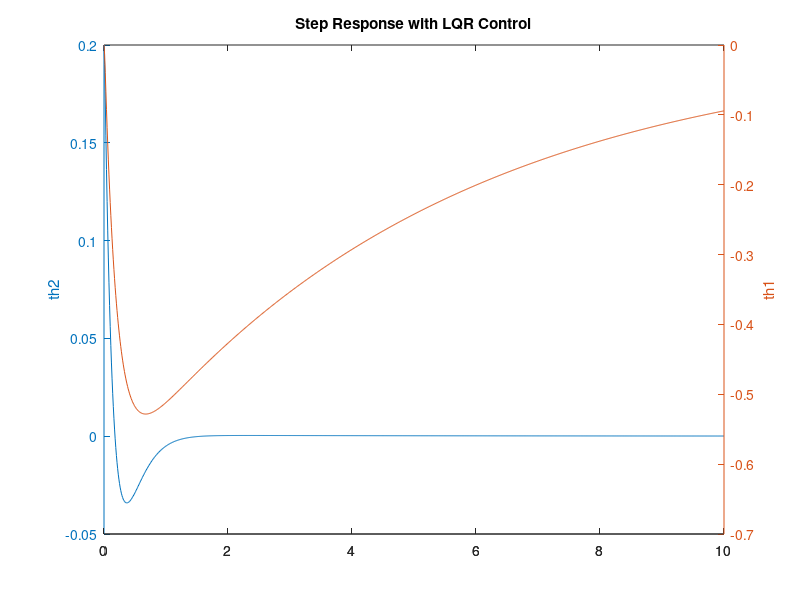

This chart was generated by the following MATLAB code:
% Linearized control algorithm for the furuta pendulum
clear all; close all; clc
% params
g = 9.81;
L1 = 0.264; l1 = 0.0758686604953; m1 = 0.75834; J1zz = 0.0596976109186;
L2 = 0.533; l2 = 0.242297308404; m2 = 0.24335; J2xx = 1.845e-05; 
J2yy = 0.00699995483974; J2zz = 0.00699995483974;

b1 = 0.005; b2 = 0.002; % friction

% Dc-motor equations
mtr = struct();
% DCX26L 150
% mtr.K = 0.0214; mtr.R = 0.74+0.33; mtr.L = 0.129e-3; 
% mtr.n = 328509/2197; mtr.eta = 0.75;

% DCX22L 232
mtr.K = 0.0229; mtr.R = 1.83 + 0.33; mtr.L = 0.192e-3; 
mtr.n = 300564.0/1300.0; mtr.eta = 0.74;

% Stuff
w_vel = 50; % Pole of speed controller
% Simplified inertias
J1 = J1zz + m1*l1*l1;
J2 = mean([J2yy,J2zz]) + m2*l2*l2;
J0 = J1 + m2*L1*L1;

input = 'voltage'; % 'torque', 'voltage', 'speed'

% State space model linearized around unstable position with torque input
p = (J0*J2 - m2*m2*L1*L1*l2*l2);
A_31 = 0;
A_32 = g*m2*m2*l2*l2*L1/p;
A_33 = -b1*J2/p;
A_34 = -b2*m2*l2*L1/p;
A_41 = 0;
A_42 = g*m2*l2*J0/p;
A_43 = -b1*m2*l2*L1/p;
A_44 = -b2*J0/p;
B_31 = J2/p;
B_41 = m2*L1*l2/p;
B_32 = m2*L1*l2/p;
B_42 = J0/p;

% Staties [th1,th2,th1_dot,th2_dot]
if strcmpi(input,'torque')
    A = [0 0 1 0; 0 0 0 1; A_31 A_32 A_33 A_34; A_41 A_42 A_43 A_44];
    B = [0;0;B_31;B_41];
    inputs = {'tau1'};
elseif strcmpi(input,'voltage')
    A_33 = A_33 - B_31*mtr.K*mtr.K*mtr.n*mtr.n*mtr.eta/mtr.R;
    A_43 = A_43 - B_41*mtr.K*mtr.K*mtr.n*mtr.n*mtr.eta/mtr.R;
    A = [0 0 1 0; 0 0 0 1; A_31 A_32 A_33 A_34; A_41 A_42 A_43 A_44];
    B = [0;0; mtr.K*mtr.n*mtr.eta*B_31/mtr.R; mtr.K*mtr.n*mtr.eta*B_41/mtr.R];
    inputs = {'u'};
elseif strcmpi(input,'speed')
    A_41 = A_41 - A_31*B_41/B_31;
    A_42 = A_42 - A_32*B_41/B_31;
    A_43 = A_43 - A_33*B_41/B_31 - w_vel*B_41/B_31;
    A_44 = A_44 - A_34*B_41/B_31;
    B_41 = w_vel*B_41/B_31;
    A_31 = 0; A_32 = 0; A_33 = -w_vel;  A_34 = 0; B_31 = w_vel;
    A = [0 0 1 0; 0 0 0 1; A_31 A_32 A_33 A_34; A_41 A_42 A_43 A_44];
    B = [0;0;B_31;B_41];
    inputs = {'w_ref'};
end
clear A_* B_* p
C = [0 1 0 0; 1 0 0 0]; % th2, th1 output
D = [0;0];
states = {'th1' 'th2' 'th1_dot' 'th2_dot'};

outputs = {'th2'; 'th1'};
sys_ss = ss(A,B,C,D,'statename',states,'inputname',inputs,'outputname',outputs);

%% Control
Q = C'*C;
if strcmpi(input,'torque')
    R = 1;
    Q(1,1) = 10;  % th2 weight
    Q(2,2) = 4;   % th1 weight
elseif strcmpi(input,'voltage')
    R = 1;        %   
    Q(1,1) = 1;   % th2 weight
    Q(2,2) = 1;   % th1 weight
elseif strcmpi(input,'speed')
    R = 10;        %   
    Q(1,1) = 0.01;   % th2 weight
    Q(2,2) = 1;   % th1 weight
end
    
[L,~,Ec] = lqr(A,B,Q,R);
Ac = A - B*L; Bc = B; Cc = [C; -L]; Dc = [D; 1];
inputs = {'r'}; outputs{3} = 'u';
sys_ss_ctrl = ss(Ac,Bc,Cc,Dc,'statename',states,'inputname',inputs,'outputname',outputs);
% Ref scaling
Nr = 1; tfs = tf(sys_ss_ctrl); [i_max,~] = size(tfs);
for i = 1:i_max
    if strcmp(tfs.outputname{i},'th1')
        Nr = tfs.den{i}(end)/tfs.num{i}(end);
        sys_ss_ctrl.D(3) = Nr;
        break;
    end
end
clear i i_max tfs

% Simulation
t = 0:0.01:10; u = 0.0*Nr*ones(size(t)); th2_init = 0.2;
y_sim = lsim(sys_ss_ctrl,u,t,[0,th2_init,0,0]);

[AX,H1,H2] = plotyy(t,y_sim(:,1),t,y_sim(:,2),'plot');
set(get(AX(1),'Ylabel'),'String','th2')
set(get(AX(2),'Ylabel'),'String','th1')
title('Step Response with LQR Control')

% Some printouts
if strcmpi(input,'torque')
    fprintf('tau_max = %f\n',max(abs(y_sim(:,3)))); % ~3.5 Nm max
elseif strcmpi(input,'voltage')
    fprintf('u_max = %f\n',max(abs(y_sim(:,3)))); % ~24 Nm max
elseif strcmpi(input,'speed')
    fprintf('w_ref_max = %f\n',max(abs(y_sim(:,3)))); % ~7 Nm max
end
fprintf('Recommended Fs: %0.1f - %0.1f Hz\n',...
    (10*max(abs([Ec;pole(sys_ss)])))/2/pi,(30*max(abs([Ec;pole(sys_ss)])))/2/pi );
disp(' ');
sc_out{1} = '// state feedback parameters: states = [';
sm_out{1} = '// state feedback parameters: states = ['; 
i_max = length(states);
for i = 1:i_max
    if i < i_max
        sc_out{1} = strcat(sc_out{1},sprintf('%s, ',states{i}));
        sm_out{1} = strcat(sm_out{1},sprintf('%s, ',states{i}));
    else
        sc_out{1} = strcat(sc_out{1},sprintf('%s]\n',states{i}));
        sm_out{1} = strcat(sm_out{1},sprintf('%s]\n',states{i}));
    end
end
sc_out{2} = 'const float L[] = {';
sm_out{2} = '';
for i = 1:i_max
    if i == 1
        sc_out{2} = strcat(sc_out{2},sprintf('%0.4f, ',L(i)));
        sm_out{2} = strcat(sm_out{2},sprintf('def L_%d = %0.4f; ',i,L(i)));
    elseif i < i_max
        sc_out{2} = strcat(sc_out{2},sprintf(' %0.4f, ',L(i)));
        sm_out{2} = strcat(sm_out{2},sprintf(' def L_%d = %0.4f; ',i,L(i)));
    else
        sc_out{2} = strcat(sc_out{2},sprintf(' %0.4f};',L(i)));
        sm_out{2} = strcat(sm_out{2},sprintf(' def L_%d = %0.4f; ',i,L(i)));
    end
end
sc_out{3} = sprintf('const float Nr = %0.4f;\n',Nr);
sm_out{3} = sprintf('def Nr = %0.4f;\n',Nr);
fprintf('C-code declaration of control variables\n');
for i = 1:length(sc_out), disp(sc_out{i}); end
fprintf('\nModelyze declaration of control variables\n');
for i = 1:length(sm_out), disp(sm_out{i}); end

clear sc_out i_max i

